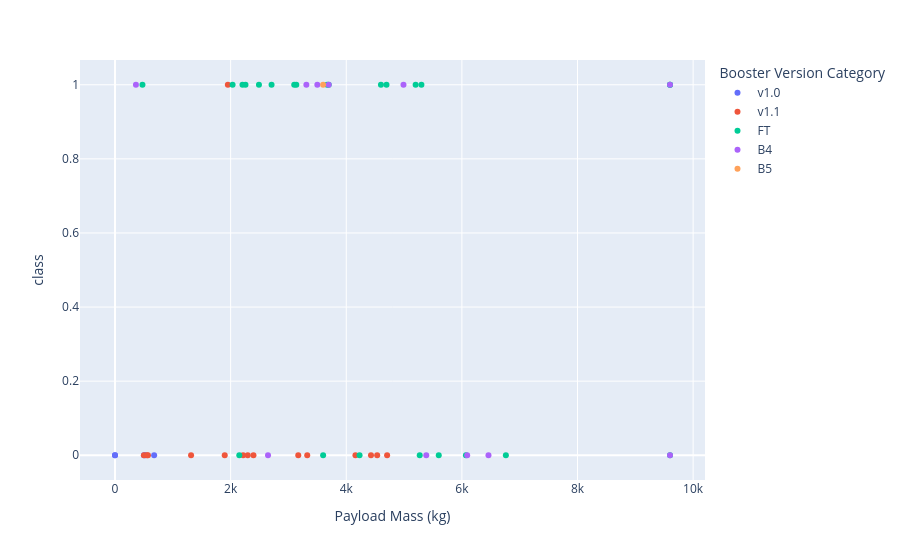

This figure's notebook cell:
### Code cell
fig = px.scatter(spacex_df1, x='Payload Mass (kg)', y = 'class', color ="Booster Version Category")
fig

### Figure 1 — Plotly figure (JSON) as saved in the notebook; plotly's stock layout.template omitted (floating-point values rounded to 4 significant figures)
{"data": [{"hovertemplate": "Booster Version Category=v1.0<br>Payload Mass (kg)=%{x}<br>class=%{y}<extra></extra>", "legendgroup": "v1.0", "marker": {"color": "#636efa", "symbol": "circle"}, "mode": "markers", "name": "v1.0", "orientation": "v", "showlegend": true, "type": "scatter", "x": [0, 0, 525, 500, 677], "xaxis": "x", "y": [0, 0, 0, 0, 0], "yaxis": "y"}, {"hovertemplate": "Booster Version Category=v1.1<br>Payload Mass (kg)=%{x}<br>class=%{y}<extra></extra>", "legendgroup": "v1.1", "marker": {"color": "#EF553B", "symbol": "circle"}, "mode": "markers", "name": "v1.1", "orientation": "v", "showlegend": true, "type": "scatter", "x": [3170, 3325, 2296, 1316, 4535, 4428, 2216, 2395, 570, 4159, 1898, 4707, 1952, 500, 553], "xaxis": "x", "y": [0, 0, 0, 0, 0, 0, 0, 0, 0, 0, 0, 0, 1, 0, 0], "yaxis": "y"}, {"hovertemplate": "Booster Version Category=FT<br>Payload Mass (kg)=%{x}<br>class=%{y}<extra></extra>", "legendgroup": "FT", "marker": {"color": "#00cc96", "symbol": "circle"}, "mode": "markers", "name": "FT", "orientation": "v", "showlegend": true, "type": "scatter", "x": [2034, 5271, 3136, 4696, 3100, 3600, 2257, 4600, 9600, 9600, 475, 9600, 2150, 2490, 5600, 5300, 3697.0, 6070, 2708, 3669, 6761, 5200, 2205, 4230], "xaxis": "x", "y": [1, 0, 1, 1, 1, 0, 1, 1, 1, 1, 1, 0, 0, 1, 0, 1, 1, 0, 1, 1, 0, 1, 1, 0], "yaxis": "y"}, {"hovertemplate": "Booster Version Category=B4<br>Payload Mass (kg)=%{x}<br>class=%{y}<extra></extra>", "legendgroup": "B4", "marker": {"color": "#ab63fa", "symbol": "circle"}, "mode": "markers", "name": "B4", "orientation": "v", "showlegend": true, "type": "scatter", "x": [9600, 9600, 6460, 3310, 4990, 3500, 3697.0, 6092, 2647, 362, 5384], "xaxis": "x", "y": [1, 0, 0, 1, 1, 1, 1, 0, 0, 1, 0], "yaxis": "y"}, {"hovertemplate": "Booster Version Category=B5<br>Payload Mass (kg)=%{x}<br>class=%{y}<extra></extra>", "legendgroup": "B5", "marker": {"color": "#FFA15A", "symbol": "circle"}, "mode": "markers", "name": "B5", "orientation": "v", "showlegend": true, "type": "scatter", "x": [3600], "xaxis": "x", "y": [1], "yaxis": "y"}], "layout": {"legend": {"title": {"text": "Booster Version Category"}, "tracegroupgap": 0}, "margin": {"t": 60}, "xaxis": {"anchor": "y", "domain": [0, 1], "title": {"text": "Payload Mass (kg)"}}, "yaxis": {"anchor": "x", "domain": [0, 1], "title": {"text": "class"}}}}
